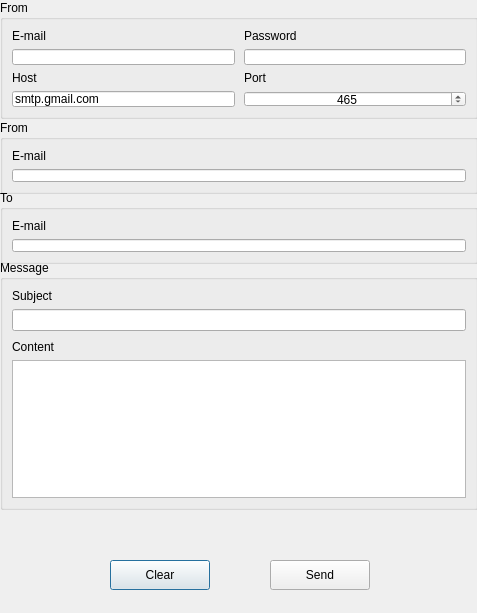
<?xml version="1.0" encoding="UTF-8"?>
<ui version="4.0">
 <class>print</class>
 <widget class="QDialog" name="print">
  <property name="geometry">
   <rect>
    <x>0</x>
    <y>0</y>
    <width>477</width>
    <height>613</height>
   </rect>
  </property>
  <property name="windowTitle">
   <string>Dialog</string>
  </property>
  <widget class="QWidget" name="layoutWidget">
   <property name="geometry">
    <rect>
     <x>110</x>
     <y>550</y>
     <width>260</width>
     <height>50</height>
    </rect>
   </property>
   <layout class="QHBoxLayout" name="horizontalLayout_5">
    <property name="spacing">
     <number>9</number>
    </property>
    <property name="topMargin">
     <number>10</number>
    </property>
    <property name="bottomMargin">
     <number>10</number>
    </property>
    <item>
     <widget class="QPushButton" name="pushButtonClear">
      <property name="minimumSize">
       <size>
        <width>100</width>
        <height>30</height>
       </size>
      </property>
      <property name="cursor">
       <cursorShape>PointingHandCursor</cursorShape>
      </property>
      <property name="text">
       <string>Clear</string>
      </property>
     </widget>
    </item>
    <item>
     <spacer name="horizontalSpacer">
      <property name="orientation">
       <enum>Qt::Horizontal</enum>
      </property>
      <property name="sizeHint" stdset="0">
       <size>
        <width>40</width>
        <height>20</height>
       </size>
      </property>
     </spacer>
    </item>
    <item>
     <widget class="QPushButton" name="pushButtonSend">
      <property name="minimumSize">
       <size>
        <width>100</width>
        <height>30</height>
       </size>
      </property>
      <property name="cursor">
       <cursorShape>PointingHandCursor</cursorShape>
      </property>
      <property name="text">
       <string>Send</string>
      </property>
     </widget>
    </item>
   </layout>
  </widget>
  <widget class="QGroupBox" name="groupBoxFrom">
   <property name="geometry">
    <rect>
     <x>0</x>
     <y>120</y>
     <width>478</width>
     <height>74</height>
    </rect>
   </property>
   <property name="title">
    <string>From</string>
   </property>
   <layout class="QVBoxLayout" name="verticalLayout_8">
    <item>
     <layout class="QVBoxLayout" name="verticalLayout_9">
      <property name="topMargin">
       <number>0</number>
      </property>
      <item>
       <widget class="QLabel" name="labelEmailFrom">
        <property name="text">
         <string>E-mail</string>
        </property>
       </widget>
      </item>
      <item>
       <widget class="QLineEdit" name="lineEditEmailFrom"/>
      </item>
     </layout>
    </item>
   </layout>
  </widget>
  <widget class="QGroupBox" name="groupBoxCredentials">
   <property name="geometry">
    <rect>
     <x>0</x>
     <y>0</y>
     <width>478</width>
     <height>119</height>
    </rect>
   </property>
   <property name="title">
    <string>From</string>
   </property>
   <layout class="QVBoxLayout" name="verticalLayout_2">
    <property name="spacing">
     <number>6</number>
    </property>
    <item>
     <layout class="QGridLayout" name="gridLayout">
      <property name="horizontalSpacing">
       <number>9</number>
      </property>
      <property name="verticalSpacing">
       <number>6</number>
      </property>
      <item row="3" column="1">
       <widget class="QLineEdit" name="lineEditHost">
        <property name="text">
         <string>smtp.gmail.com</string>
        </property>
       </widget>
      </item>
      <item row="0" column="1">
       <widget class="QLabel" name="labelEmailCredentials">
        <property name="text">
         <string>E-mail</string>
        </property>
       </widget>
      </item>
      <item row="3" column="3">
       <widget class="QSpinBox" name="spinBoxPort">
        <property name="minimumSize">
         <size>
          <width>50</width>
          <height>0</height>
         </size>
        </property>
        <property name="alignment">
         <set>Qt::AlignCenter</set>
        </property>
        <property name="maximum">
         <number>999999</number>
        </property>
        <property name="value">
         <number>465</number>
        </property>
       </widget>
      </item>
      <item row="1" column="3">
       <widget class="QLineEdit" name="lineEditPasswordCredentials">
        <property name="echoMode">
         <enum>QLineEdit::Password</enum>
        </property>
       </widget>
      </item>
      <item row="1" column="1">
       <widget class="QLineEdit" name="lineEditEmailCredentials"/>
      </item>
      <item row="2" column="1">
       <widget class="QLabel" name="labelHost">
        <property name="text">
         <string>Host</string>
        </property>
       </widget>
      </item>
      <item row="0" column="3">
       <widget class="QLabel" name="labelPasswordCredentials">
        <property name="text">
         <string>Password</string>
        </property>
       </widget>
      </item>
      <item row="2" column="3">
       <widget class="QLabel" name="labelPort">
        <property name="text">
         <string>Port</string>
        </property>
       </widget>
      </item>
     </layout>
    </item>
   </layout>
  </widget>
  <widget class="QGroupBox" name="groupBoxTo">
   <property name="geometry">
    <rect>
     <x>0</x>
     <y>190</y>
     <width>478</width>
     <height>74</height>
    </rect>
   </property>
   <property name="title">
    <string>To</string>
   </property>
   <layout class="QVBoxLayout" name="verticalLayout_3">
    <property name="spacing">
     <number>6</number>
    </property>
    <item>
     <layout class="QVBoxLayout" name="verticalLayout_7">
      <property name="spacing">
       <number>6</number>
      </property>
      <item>
       <widget class="QLabel" name="labelEmail">
        <property name="text">
         <string>E-mail</string>
        </property>
       </widget>
      </item>
      <item>
       <widget class="QLineEdit" name="lineEditEmailTo"/>
      </item>
     </layout>
    </item>
   </layout>
  </widget>
  <widget class="QGroupBox" name="groupBoxMessage">
   <property name="geometry">
    <rect>
     <x>0</x>
     <y>260</y>
     <width>478</width>
     <height>250</height>
    </rect>
   </property>
   <property name="title">
    <string>Message</string>
   </property>
   <layout class="QVBoxLayout" name="verticalLayout_4">
    <property name="spacing">
     <number>9</number>
    </property>
    <item>
     <layout class="QVBoxLayout" name="verticalLayout_6">
      <property name="spacing">
       <number>6</number>
      </property>
      <item>
       <widget class="QLabel" name="labelSubject">
        <property name="text">
         <string>Subject</string>
        </property>
       </widget>
      </item>
      <item>
       <widget class="QLineEdit" name="lineEditSubject"/>
      </item>
     </layout>
    </item>
    <item>
     <layout class="QVBoxLayout" name="verticalLayout_5">
      <property name="spacing">
       <number>6</number>
      </property>
      <item>
       <widget class="QLabel" name="labelContent">
        <property name="text">
         <string>Content</string>
        </property>
       </widget>
      </item>
      <item>
       <widget class="QTextEdit" name="textEditContent"/>
      </item>
     </layout>
    </item>
   </layout>
  </widget>
 </widget>
 <resources/>
 <connections/>
</ui>
